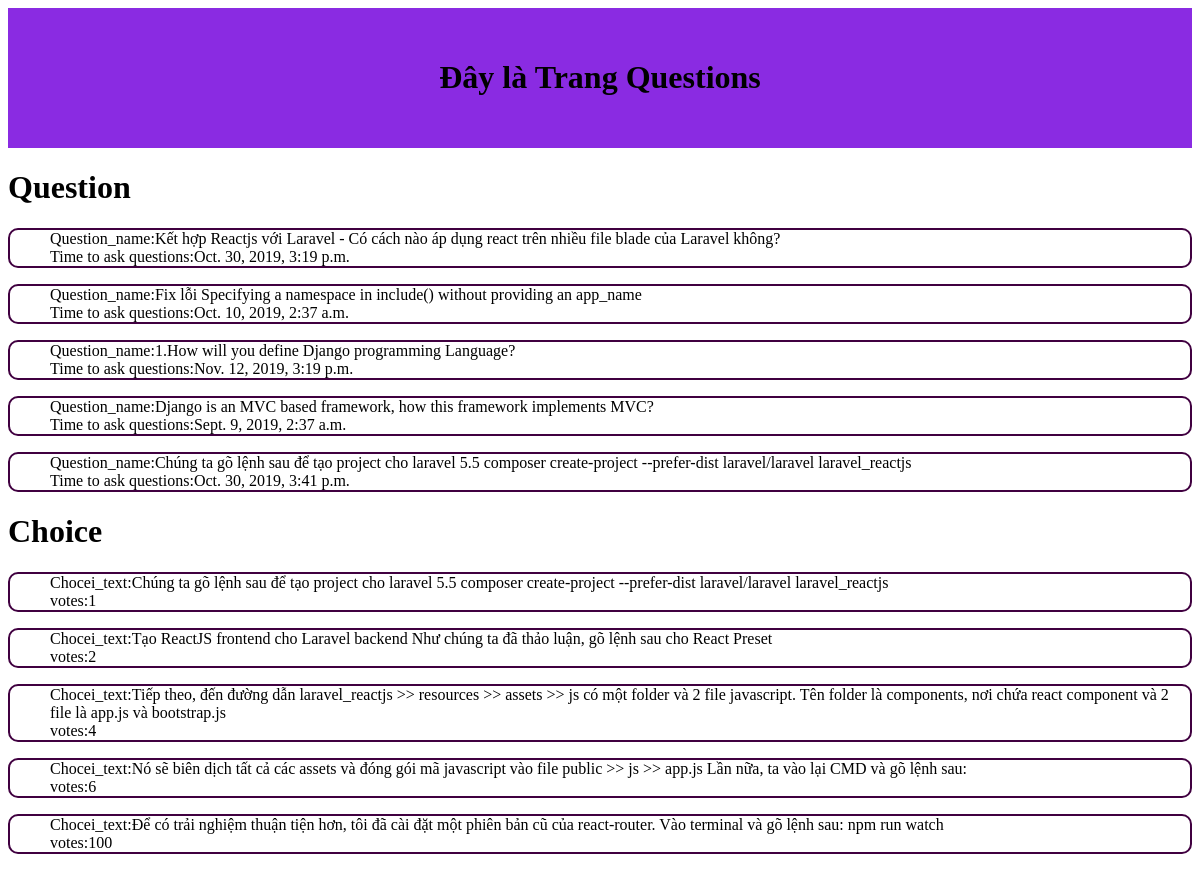
The page /polls/list/ on the database its author committed.
### polls/views.py (the view)
# urls.py: path('list/', views.listQuestion , name="listQuestion"),
def listQuestion(request):
    questions = Question.objects.all();
    choice = Choice.objects.all();
    context = {"listquestion": questions ,"choice":choice}
    return render(request ,"polls/questionsPage.html" , context)

### polls/templates/polls/questionsPage.html
{% extends 'polls/base.html'%}
{% block questionsContent%}
<h1>Question</h1>
{% for item in listquestion %}
    {%if item != null %}
    <ul class="qs">
        <li><span>Question_name:</span>{{item.question_text}}</li>
        <li><span>Time to ask questions:</span>{{item.pub_date}}</li>
    </ul>
    {%else%}
        <p>không tìm thấy question</p>
    {%endif %}
{% endfor %}
<h1>Choice</h1>
{% for item in choice %}
    {%if item != null %}
    <ul class="qs">
        <li><span>Chocei_text:</span>{{item.choice_text}}</li>
        <li><span>votes:</span>{{item.votes}}</li>
    </ul>
    {%else%}
        <p>không tìm thấy choice</p>
    {%endif %}
{% endfor %}
{% endblock %}

### polls/templates/polls/base.html (shortened to what this page needs)
<!DOCTYPE html>
<html lang="en">
<head>
</head>
<body>
    <div class="page-header">
        <h1>
            {% if page %}
                <p>Đây là Trang {{page}}</p>
                <a class="click" href="http://127.0.0.1:8080/polls/list/">Click vào đây để đến trang Question</a>
            {%else%}
                Đây là Trang Questions
            {%endif%}
        </h1>
    </div>
    <div class="questionspage">
        {% block questionsContent %}
        {% endblock %}
    </div>
</body>
</html>

### polls/templates/polls/base.html (style rules this page uses)
.page-header { padding:30px; background-color: blueviolet; text-align: center; }
.qs { list-style: none; border: 2px solid #400040; border-radius: 10px; }

### rows shown on the page
Question: question_text "Kết hợp Reactjs với Laravel - Có cách nào áp dụng react trên nhiều file blade của Laravel không?", pub_date "Oct. 30, 2019, 3:19 p.m."
Question: question_text "Fix lỗi Specifying a namespace in include() without providing an app_name", pub_date "Oct. 10, 2019, 2:37 a.m."
Question: question_text "1.How will you define Django programming Language?", pub_date "Nov. 12, 2019, 3:19 p.m."
Question: question_text "Django is an MVC based framework, how this framework implements MVC?", pub_date "Sept. 9, 2019, 2:37 a.m."
Question: question_text "Chúng ta gõ lệnh sau để tạo project cho laravel 5.5 composer create-project --prefer-dist laravel/laravel laravel_reactjs", pub_date "Oct. 30, 2019, 3:41 p.m."
Choice: choice_text "Chúng ta gõ lệnh sau để tạo project cho laravel 5.5 composer create-project --prefer-dist laravel/laravel laravel_reactjs", votes "1"
Choice: choice_text "Tạo ReactJS frontend cho Laravel backend Như chúng ta đã thảo luận, gõ lệnh sau cho React Preset", votes "2"
Choice: choice_text "Tiếp theo, đến đường dẫn laravel_reactjs >> resources >> assets >> js có một folder và 2 file javascript. Tên folder là components, nơi chứa react component và 2 file là app.js và bootstrap.js", votes "4"
Choice: choice_text "Nó sẽ biên dịch tất cả các assets và đóng gói mã javascript vào file public >> js >> app.js Lần nữa, ta vào lại CMD và gõ lệnh sau:", votes "6"
Choice: choice_text "Để có trải nghiệm thuận tiện hơn, tôi đã cài đặt một phiên bản cũ của react-router. Vào terminal và gõ lệnh sau: npm run watch", votes "100"
